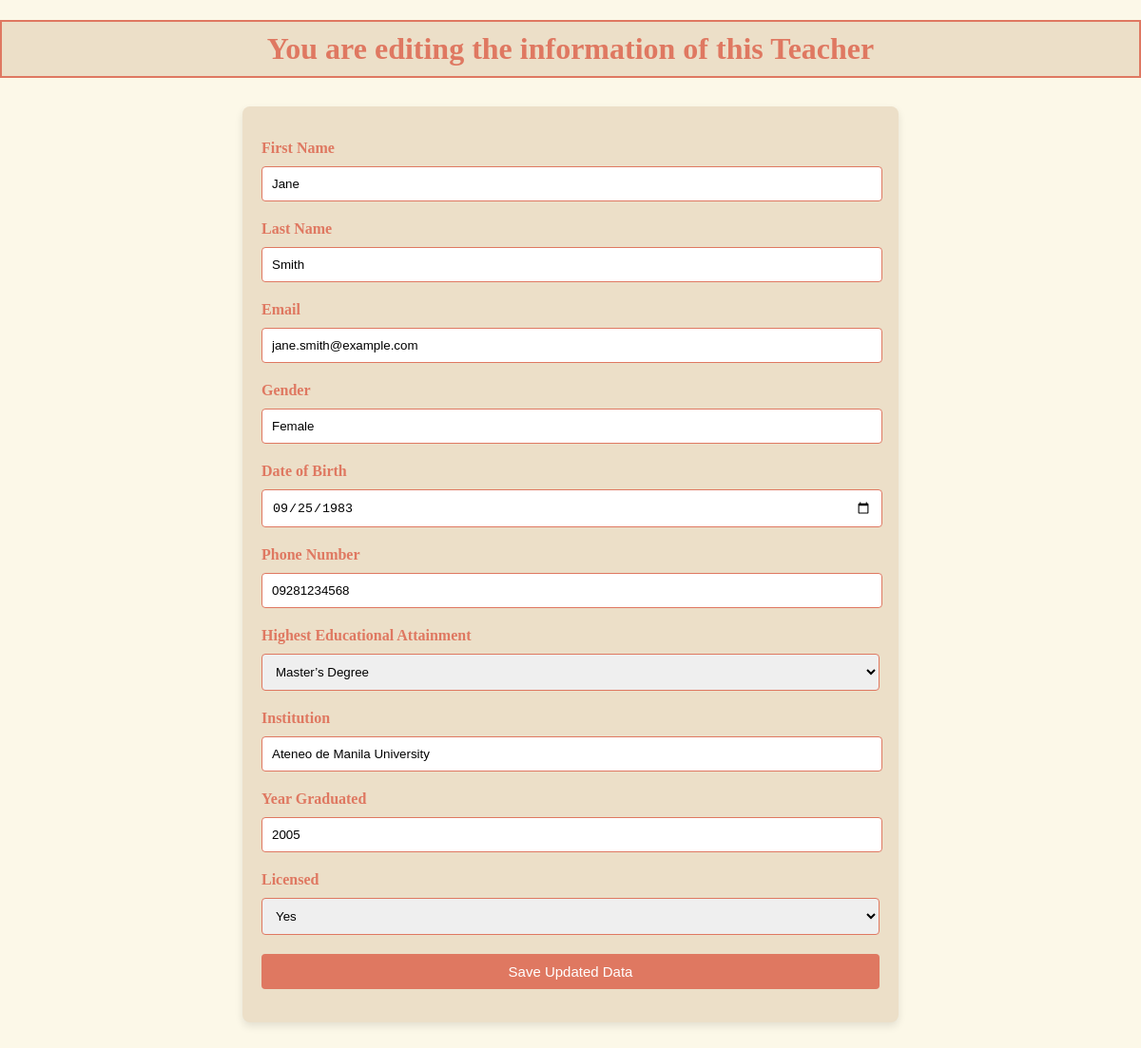
Page /edit.php?id=2 on the committed database.
### tables this page shows
CREATE TABLE search_teacher_data (
    id INT AUTO_INCREMENT PRIMARY KEY,
    first_name VARCHAR (255),
    last_name VARCHAR (255),
    email VARCHAR (255),
    gender VARCHAR (255),
    date_of_birth DATE,
    phone_num VARCHAR (50), 
    highest_educational_attainment VARCHAR (255),
    institution VARCHAR (255),
    year_graduated VARCHAR (50),
    licensed VARCHAR (50),
    date_added TIMESTAMP DEFAULT CURRENT_TIMESTAMP
);

### core/models.php (called while the page is built, shortened)
<?php
function getTeacherByID($pdo, $id) {
	$sql = "SELECT * from search_teacher_data WHERE id = ?";
	$stmt = $pdo->prepare($sql);
	$executeQuery = $stmt->execute([$id]);
	if ($executeQuery) {
		return $stmt->fetch();
	}
}
?>

### edit.php (the view, shortened to what this page needs)
<?php require_once 'core/handleForms.php'; ?>
<?php require_once 'core/models.php'; ?>
<!DOCTYPE html>
<html lang="en">
<head>
</head>
<body>
    <?php $getTeacherByID = getTeacherByID($pdo, $_GET['id']); ?>
	<h1>You are editing the information of this Teacher</h1>
	<form action="core/handleForms.php?id=<?php echo $_GET['id']; ?>" method="POST">
    <p>
			<label for="first_name">First Name</label>
			<input type="text" name="first_name" value="<?php echo $getTeacherByID['first_name']; ?>">
		</p>
		<p>
			<label for="last_name">Last Name</label>
			<input type="text" name="last_name" value="<?php echo $getTeacherByID['last_name']; ?>">
		</p>
		<p>
			<label for="email">Email</label>
			<input type="text" name="email" value="<?php echo $getTeacherByID['email']; ?>">
		</p>
		<p>
			<label for="gender">Gender</label>
			<input type="text" name="gender" value="<?php echo $getTeacherByID['gender']; ?>">
		</p>
		<p>
			<label for="date_of_birth">Date of Birth</label>
			<input type="date" name="date_of_birth" value="<?php echo $getTeacherByID['date_of_birth']; ?>">
		</p>
		<p>
			<label for="phone_num">Phone Number</label>
			<input type="text" name="phone_num" value="<?php echo $getTeacherByID['phone_num']; ?>">
		</p>
		<p>
			<label for="highest_educational_attainment">Highest Educational Attainment</label>
            <select name="highest_educational_attainment" required value="<?php echo $getTeacherByID['highest_educational_attainment']; ?>">
                    <option value="Master’s Degree"> Master’s Degree </option>
            </select>
		</p>
        <p>
			<label for="institution">Institution</label>
			<input type="text" name="institution" value="<?php echo $getTeacherByID['institution']; ?>">
		</p>
        <p>
			<label for="year_graduated">Year Graduated</label>
			<input type="text" name="year_graduated" value="<?php echo $getTeacherByID['year_graduated']; ?>">
		</p>
        <p>
			<label for="licensed">Licensed</label>
            <select name="licensed" required value="<?php echo $getTeacherByID['licensed']; ?>">
                    <option value="Yes"> Yes </option>
            </select>
		</p>
        <p>
			<input type="submit" name="editTeacherBtn" value="Save Updated Data">
		</p>
	</form>
</body>
</html>

### edit.php (style rules this page uses)
body { background-color: #FCF8E8; font-family: Times; color: #DF7861; margin: 0; padding: 0; }
h1 { color: #DF7861; text-align: center; background-color: #ECDFC8; border: 2px solid #DF7861; padding: 10px; }
form { width: 650px; margin: 30px auto; background-color: #ECDFC8; padding: 20px; border-radius: 8px; box-shadow: 0 4px 8px rgba(0, 0, 0, 0.1); }
form p { margin: 10px 0; padding: 5px 0; }
form label { display: block; font-weight: bold; margin-bottom: 5px; }
form input[type="text"], form input[type="date"], form select { width: 97%; padding: 10px; margin-top: 5px; border: 1px solid #DF7861; border-radius: 4px; }
form select { width: 100%; padding: 10px; margin-top: 5px; border: 1px solid #DF7861; border-radius: 4px; }
form input[type="submit"] { background-color: #DF7861; color: white; border: none; padding: 10px 20px; border-radius: 4px; cursor: pointer; width: 100%; font-size: 15px; }

### rows in the picture
search_teacher_data: first_name "Jane", last_name "Smith", email "jane.smith@example.com", gender "Female", date_of_birth "09/25/1983", phone_num "09281234568", highest_educational_attainment "Master’s Degree", institution "Ateneo de Manila University", year_graduated "2005", licensed "Yes"
